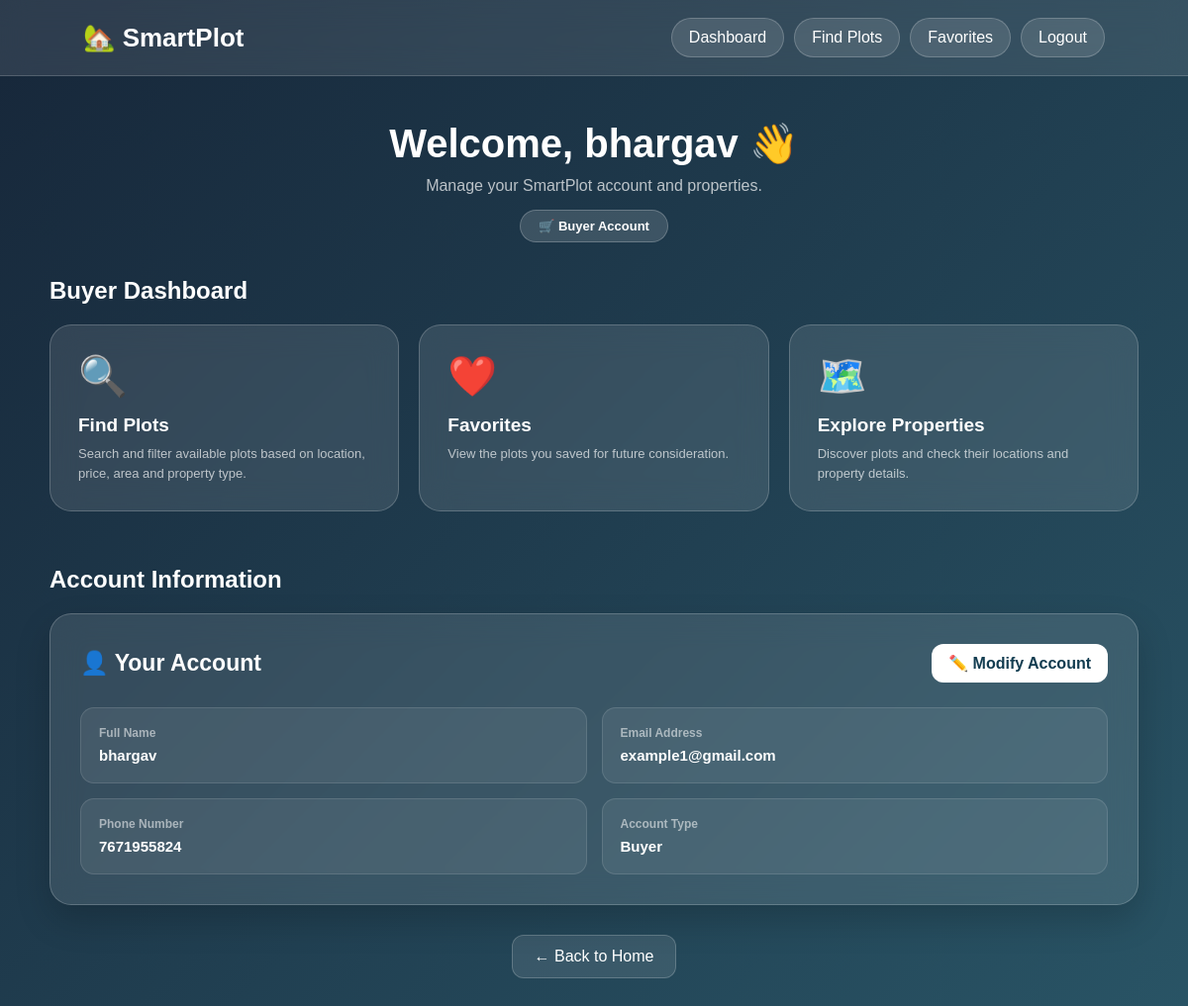
/dashboard (signed in), run on the app's committed database.
### tables this page shows
CREATE TABLE users (
            id INTEGER PRIMARY KEY AUTOINCREMENT,
            name TEXT NOT NULL,
            email TEXT NOT NULL UNIQUE,
            phone TEXT NOT NULL,
            password TEXT NOT NULL,
            role TEXT NOT NULL
        );

### app.py (the view, shortened to what this page needs)
@app.route("/dashboard")
def dashboard():
    if not is_logged_in():
        return redirect(
            url_for("login")
        )
    conn = get_db_connection()
    user = conn.execute("""
        SELECT
            id,
            name,
            email,
            phone,
            role
        FROM users
        WHERE id = ?
    """, (
        session["user_id"],
    )).fetchone()
    if not user:
        conn.close()
        session.clear()
        return redirect(
            url_for("login")
        )
    statistics = {
        "total_listings": 0,
        "available_listings": 0,
        "reserved_listings": 0,
        "sold_listings": 0,
        "total_inquiries": 0,
        "total_favorites": 0
    }
    session["user_name"] = user["name"]
    session["user_role"] = user["role"]
    user_data = {
        "id": user["id"],
        "name": user["name"],
        "email": user["email"],
        "phone": user["phone"],
        "account_type": user["role"]
    }
    conn.close()
    return render_template(
        "dashboard.html",
        user=user_data,
        statistics=statistics
    )

### app.py (called while the page is built)
def get_db_connection():
    connection = sqlite3.connect(
        DATABASE
    )
    connection.row_factory = sqlite3.Row
    connection.execute(
        "PRAGMA foreign_keys = ON"
    )
    return connection

def is_logged_in():
    return "user_id" in session

### templates/dashboard.html (shortened to what this page needs)
<!DOCTYPE html>
<html lang="en">
<head>
</head>
<body>
<nav class="navbar">
    <div class="logo">
        🏡 SmartPlot
    </div>
    <div class="nav-buttons">
        <a
            href="{{ url_for('dashboard') }}"
            class="nav-btn"
            aria-label="Go to dashboard"
        >
            Dashboard
        </a>
        {% if user.account_type == "buyer" %}
            <a
                href="{{ url_for('plots') }}"
                class="nav-btn"
                aria-label="Find plots"
            >
                Find Plots
            </a>
            <a
                href="{{ url_for('favorites') }}"
                class="nav-btn"
                aria-label="View favorite plots"
            >
                Favorites
            </a>
        {% endif %}
        <a
            href="{{ url_for('logout') }}"
            class="nav-btn"
            aria-label="Logout from SmartPlot"
        >
            Logout
        </a>
    </div>
</nav>
<main class="container">
    <section class="welcome">
        <h1>
            Welcome, {{ user.name }} 👋
        </h1>
        <p>
            Manage your SmartPlot account and properties.
        </p>
        <span class="role-badge">
            {% if user.account_type == "buyer" %}
                🛒 Buyer Account
            {% else %}
                🏡 Seller Account
            {% endif %}
        </span>
    </section>
    {% if user.account_type == "buyer" %}
        <h2 class="section-title">
            Buyer Dashboard
        </h2>
        <div class="cards">
            <a
                href="{{ url_for('plots') }}"
                class="card"
                aria-label="Find available plots"
            >
                <div>
                    <div class="card-icon">
                        🔍
                    </div>
                    <h3>
                        Find Plots
                    </h3>
                    <p>
                        Search and filter available plots
                        based on location, price, area and
                        property type.
                    </p>
                </div>
            </a>
            <a
                href="{{ url_for('favorites') }}"
                class="card"
                aria-label="View favorite plots"
            >
                <div>
                    <div class="card-icon">
                        ❤️
                    </div>
                    <h3>
                        Favorites
                    </h3>
                    <p>
                        View the plots you saved for
                        future consideration.
                    </p>
                </div>
            </a>
            <a
                href="{{ url_for('plots') }}"
                class="card"
                aria-label="Explore properties"
            >
                <div>
                    <div class="card-icon">
                        🗺️
                    </div>
                    <h3>
                        Explore Properties
                    </h3>
                    <p>
                        Discover plots and check their
                        locations and property details.
                    </p>
                </div>
            </a>
        </div>
    {% endif %}
    <section class="account-section">
        <h2 class="section-title">
            Account Information
        </h2>
        <div class="account-card">
            <div class="account-header">
                <h2>
                    👤 Your Account
                </h2>
                <a
                    href="{{ url_for('modify_account') }}"
                    class="modify-btn"
                    aria-label="Modify account information"
                >
                    ✏️ Modify Account
                </a>
            </div>
            <div class="account-grid">
                <div class="info-box">
                    <span class="info-label">
                        Full Name
                    </span>
                    <span class="info-value">
                        {{ user.name }}
                    </span>
                </div>
                <div class="info-box">
                    <span class="info-label">
                        Email Address
                    </span>
                    <span class="info-value">
                        {{ user.email }}
                    </span>
                </div>
                <div class="info-box">
                    <span class="info-label">
                        Phone Number
                    </span>
                    <span class="info-value">
                        {{ user.phone }}
                    </span>
                </div>
                <div class="info-box">
                    <span class="info-label">
                        Account Type
                    </span>
                    <span class="info-value">
                        {% if user.account_type == "buyer" %}
                            Buyer
                        {% else %}
                            Seller
                        {% endif %}
                    </span>
                </div>
            </div>
        </div>
    </section>
    <div class="back-section">
        <a
            href="{{ url_for('index') }}"
            class="back-btn"
            aria-label="Back to SmartPlot home page"
        >
            ← Back to Home
        </a>
    </div>
</main>
</body>
</html>

### templates/dashboard.html (style rules this page uses)
* { box-sizing: border-box; margin: 0; padding: 0; }
body { font-family: Arial, Helvetica, sans-serif; min-height: 100vh; background: linear-gradient( 135deg, rgba(8, 25, 45, 0.94), rgba(18, 66, 85, 0.90) ), url("https://images.unsplash.com/photo-1560518883-ce09059eeffa?auto=format&fit=crop&w=2000&q=80"); background-size: cover; background-position: center; background-attachment: fixed; color: white; }
.navbar { width: 100%; padding: 18px 7%; display: flex; justify-content: space-between; align-items: center; background: rgba(255,255,255,0.10); backdrop-filter: blur(15px); border-bottom: 1px solid rgba(255,255,255,0.18); position: sticky; top: 0; z-index: 100; }
.logo { font-size: 26px; font-weight: 800; }
.nav-buttons { display: flex; gap: 10px; flex-wrap: wrap; }
.nav-btn { text-decoration: none; color: white; padding: 10px 17px; border-radius: 22px; background: rgba(255,255,255,0.12); border: 1px solid rgba(255,255,255,0.20); transition: 0.3s; }
.container { width: 92%; max-width: 1100px; margin: 45px auto 70px; }
.welcome { text-align: center; margin-bottom: 35px; }
.welcome h1 { font-size: 40px; margin-bottom: 10px; }
.welcome p { color: rgba(255,255,255,0.70); font-size: 16px; }
.role-badge { display: inline-block; margin-top: 15px; padding: 8px 18px; border-radius: 20px; background: rgba(255,255,255,0.14); border: 1px solid rgba(255,255,255,0.22); font-size: 13px; font-weight: 700; }
.section-title { font-size: 24px; margin-bottom: 20px; }
.cards { display: grid; grid-template-columns: repeat(3, 1fr); gap: 20px; }
.card { text-decoration: none; color: white; padding: 28px; min-height: 180px; border-radius: 22px; background: rgba(255,255,255,0.11); border: 1px solid rgba(255,255,255,0.20); backdrop-filter: blur(15px); transition: 0.3s; display: flex; flex-direction: column; justify-content: space-between; }
.card-icon { font-size: 40px; margin-bottom: 15px; }
.card h3 { font-size: 19px; margin-bottom: 8px; }
.card p { color: rgba(255,255,255,0.68); font-size: 13px; line-height: 1.5; }
.account-section { margin-top: 55px; }
.account-card { padding: 30px; border-radius: 22px; background: rgba(255,255,255,0.11); border: 1px solid rgba(255,255,255,0.20); backdrop-filter: blur(15px); box-shadow: 0 15px 35px rgba(0,0,0,0.18); }
.account-header { display: flex; justify-content: space-between; align-items: center; margin-bottom: 25px; gap: 15px; }
.account-header h2 { font-size: 23px; }
.modify-btn { text-decoration: none; color: #123c50; background: white; padding: 10px 17px; border-radius: 12px; font-weight: 700; transition: 0.3s; }
.account-grid { display: grid; grid-template-columns: repeat(2, 1fr); gap: 15px; }
.info-box { padding: 18px; border-radius: 14px; background: rgba(255,255,255,0.07); border: 1px solid rgba(255,255,255,0.12); }
.info-label { display: block; font-size: 12px; color: rgba(255,255,255,0.55); margin-bottom: 7px; font-weight: 600; }
.info-value { font-size: 15px; font-weight: 600; word-break: break-word; }
.back-section { margin-top: 30px; text-align: center; }
.back-btn { display: inline-block; text-decoration: none; color: white; padding: 12px 22px; border-radius: 12px; background: rgba(255,255,255,0.10); border: 1px solid rgba(255,255,255,0.20); }

### data on the page
users: name "bhargav", email "example1@gmail.com", phone "7671955824"
